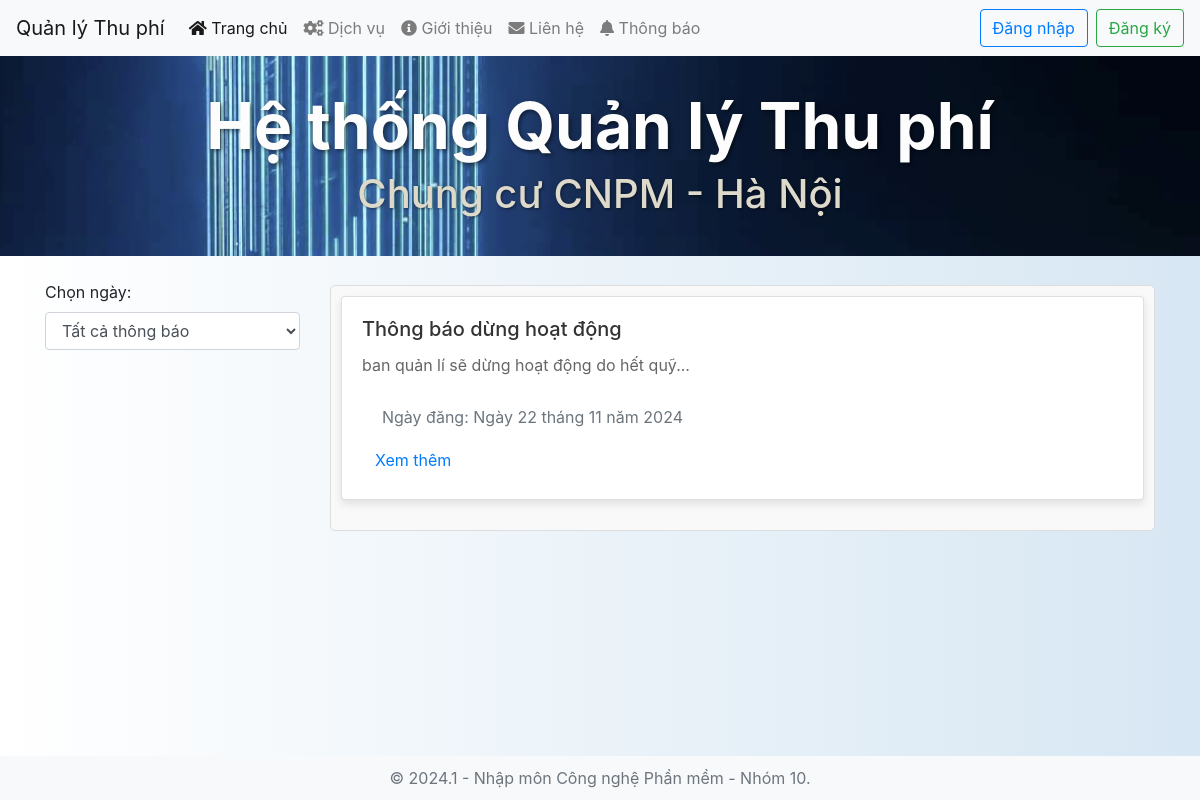
The page /notification/ on the database as committed earlier.
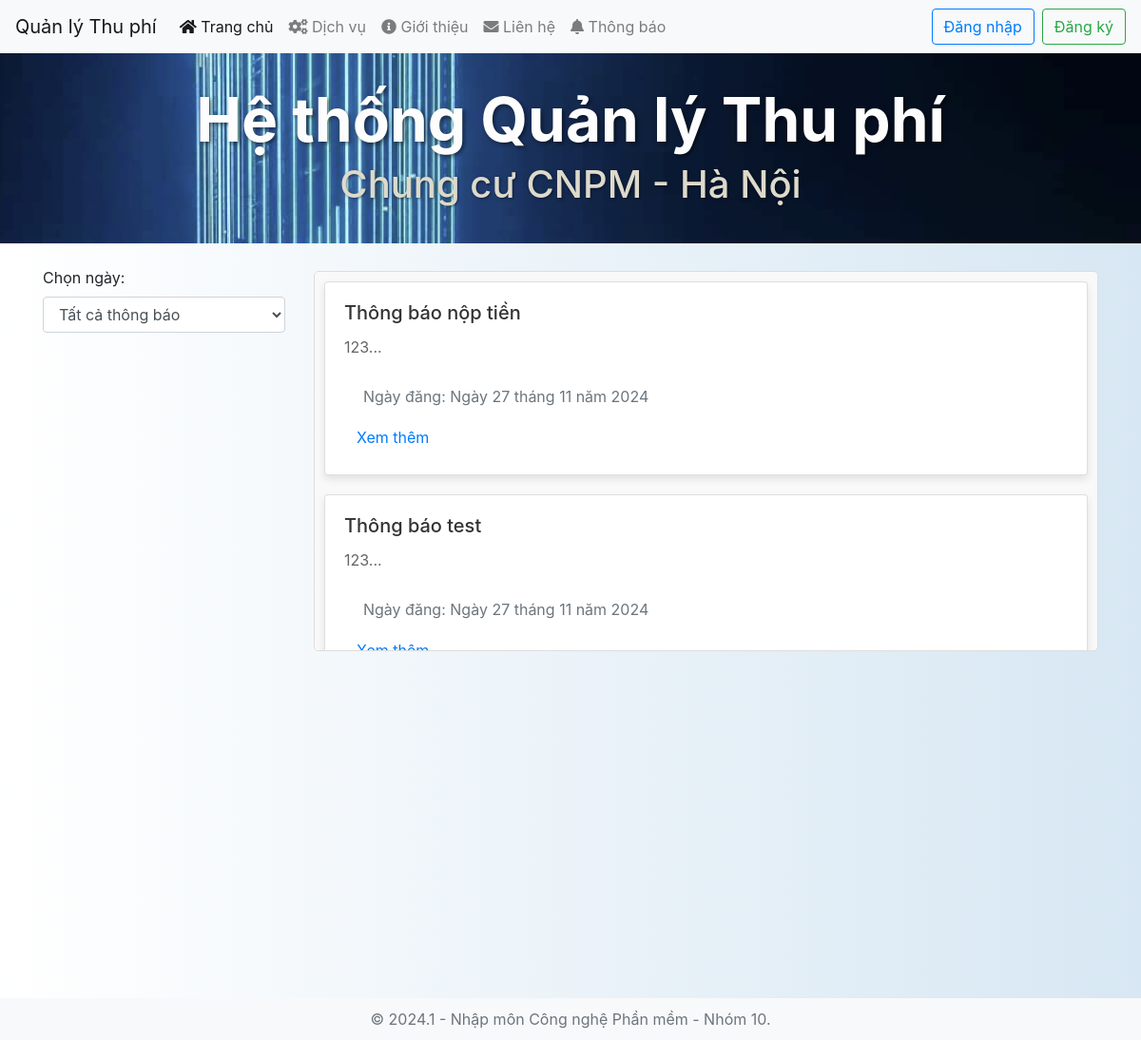
The same page on the database as committed later.
### nmcnpmapp/models.py (models this page shows, shortened)
class Article(models.Model):
    title = models.CharField(max_length=255,verbose_name="Tiêu đề")
    content = models.TextField(verbose_name="Nội dung")
    date = models.DateField(auto_now_add=True,verbose_name="Ngày đăng")
    class Meta:
        verbose_name = "Quản lý thông báo"
        verbose_name_plural = "Quản lý thông báo"

### nmcnpmapp/views.py (the view)
# urls.py: path("notification/", views.notification, name="notification"),
def notification(request):
    return render(request, 'app/notification.html', {'articles': Article.objects.all()})

### nmcnpmapp/templates/app/notification.html (shortened to what this page needs)
<!DOCTYPE html>
<html lang="en">
<head>
    {% load static %}
    <link rel="stylesheet" href="{% static 'css/home.css' %}?v=11">
    <link rel="stylesheet" href="{% static 'css/newstyles.css' %}">
    <link rel="stylesheet" href="{% static 'css/responsive-tablet.css' %}">
    <link rel="stylesheet" href="{% static 'css/responsive-mobile.css' %}">
    <link rel="stylesheet" href="https://maxcdn.bootstrapcdn.com/bootstrap/4.5.2/css/bootstrap.min.css">
    <link rel="stylesheet" href="https://cdnjs.cloudflare.com/ajax/libs/font-awesome/5.15.4/css/all.min.css" />
    <link rel="stylesheet" href="https://cdn.jsdelivr.net/npm/flatpickr/dist/flatpickr.min.css">
</head>
<body>
    <nav class="navbar navbar-expand-lg navbar-light bg-light">
        <a class="navbar-brand" href="/">Quản lý Thu phí</a>
        <div class="collapse navbar-collapse" id="navbarNav">
            <ul class="navbar-nav mr-auto">
                <li class="nav-item active"><a class="nav-link" href="/"><i class="fas fa-home"></i> Trang chủ</a></li>
                <li class="nav-item"><a class="nav-link" href="/service"><i class="fas fa-cogs"></i> Dịch vụ</a></li>
                <li class="nav-item"><a class="nav-link" href="/about"><i class="fas fa-info-circle"></i> Giới thiệu</a></li>
                <li class="nav-item"><a class="nav-link" href="/contact"><i class="fas fa-envelope"></i> Liên hệ</a></li>
                <li class="nav-item"><a class="nav-link" href="/notification"><i class="fas fa-bell"></i> Thông báo</a></li>
            </ul>
            {% if user.is_authenticated %}
            <div class="navbar-nav ml-auto dropdown">
                <a class="nav-link dropdown-toggle" href="#" id="userDropdown" role="button" data-toggle="dropdown" aria-haspopup="true" aria-expanded="false">
                    Xin chào, {{ user.username }}
                </a>
                <div class="dropdown-menu dropdown-menu-right" aria-labelledby="userDropdown">
                    <a class="dropdown-item" href="/changepassword">Đổi mật khẩu</a>
                    <a class="dropdown-item" href="/logout">Đăng xuất</a>
                </div>
            </div>
            {% else %}
            <div class="navbar-nav ml-auto">
                <a class="btn btn-outline-primary mr-2" href="/login">Đăng nhập</a>
                <a class="btn btn-outline-success" href="/signup">Đăng ký</a>
            </div>
            {% endif %}
        </div>
    </nav>
    <header class="homepage-header">
        <div class="govuk-width-container">
            <div class="homepage-header__title-container">
                <h1 class="homepage-header__title">
                    Hệ thống Quản lý Thu phí
                </h1>
                <span class="homepage-header__intro">
                    Chung cư CNPM - Hà Nội
                </span>
            </div>
        </div>
    </header>
    <div class="container mt-4">
        <div class="row align-items-start">
            <div class="col-md-3">
                <label for="notification-date">Chọn ngày:</label>
                <select id="notification-date" class="form-control">
                    <option value="">Tất cả thông báo</option>
                </select>
            </div>
            <div class="col-md-9 notification-content">
                <div class="notification-content-scrollable">
                    {% if articles %}
                        {% for article in articles|dictsortreversed:"date" %}
                        <div class="card notification-item" data-date="{{ article.date|date:'Y-m-d' }}">
                            <div class="card-body">
                                <h5 class="card-title">{{ article.title }}</h5>
                                <p class="card-text" id="short-content-{{ forloop.counter }}">
                                    {{ article.content|slice:":100" }}...
                                </p>
                                <div class="card-footer text-muted">
                                    Ngày đăng: {{ article.date }}
                                </div>
                                <button class="btn btn-link" onclick="toggleContent('{{ forloop.counter }}')" id="toggle-btn-{{ forloop.counter }}">Xem thêm</button>
                            </div>
                        </div>
                        {% endfor %}
                    {% else %}
                        <p class="text-center" style="font-size: 1.5rem; font-weight: bold; margin-top: 50px;">
                            Hiện chưa có thông báo nào.
                        </p>
                    {% endif %}
                </div>
            </div>
        </div>
    </div>
    <footer class="footer mt-auto text-center">
        <div class="container">
            <span class="text-muted">© 2024.1 - Nhập môn Công nghệ Phần mềm - Nhóm 10.</span>
        </div>
    </footer>
</body>
</html>

### nmcnpmapp/static/css/home.css (style rules this page uses)
body, html { height: 100%; margin: 0; display: flex; flex-direction: column; background: linear-gradient(to right, #ffffff, #d7e7f3); }
.footer { background-color: #f8f9fa; padding: 10px 0; }
.homepage-header { height: 200px; background: url('/static/img/building.png') no-repeat center center; background-size: cover; background-position: center center; color: white; display: flex; align-items: center; justify-content: center; text-align: center; position: relative; padding: 0 20px; z-index: 1; }
.homepage-header__title { font-size: 4rem; font-weight: bold; margin: 0; color: #fdfdfd; text-shadow: 2px 2px 4px rgba(0, 0, 0, 0.5); }
.homepage-header__intro { font-size: 2.5rem; font-weight: 500; margin-top: 5px; color: #dddacc; text-shadow: 1px 1px 3px rgba(0, 0, 0, 0.5); }

### nmcnpmapp/static/css/newstyles.css (style rules this page uses)
.navbar { background-color: #6c757d; }
.nav-item a { color: #ffffff; transition: background-color 0.3s, color 0.3s ease; }

### nmcnpmapp/templates/app/notification.html (style rules this page uses)
.notification-content-scrollable { max-height: 400px; overflow-y: auto; padding: 10px; border: 1px solid #ddd; border-radius: 5px; background-color: #f9f9f9; margin-top: 5px; position: relative; z-index: 0; }
.notification-content-scrollable .card { margin-bottom: 20px; box-shadow: 0px 4px 8px rgba(0, 0, 0, 0.1); }
#notification-date { margin-bottom: 20px; }
.notification-item { margin-bottom: 20px; }
.card { margin-bottom: 20px; box-shadow: 0px 4px 8px rgba(0, 0, 0, 0.1); }
.card-title { font-size: 1.25rem; color: #333; }
.card-text { color: #666; }
.card-footer { background-color: #fff; border-top: none; }

Rows that differ between the two databases and show on the page:
no longer on this page (row unchanged): Article: title "Thông báo dừng hoạt động", content "ban quản lí sẽ dừng hoạt động do hết quỹ", date "Ngày 22 tháng 11 năm 2024"
added Article: title "Thông báo nộp tiền", content "123", date "Ngày 27 tháng 11 năm 2024"
added Article: title "Thông báo test", content "123", date "Ngày 27 tháng 11 năm 2024"
